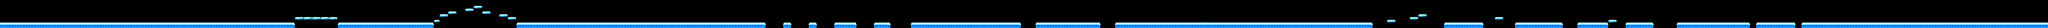

This game map was drawn from its Tiled (.tmx) file and the tilesets committed beside it. A one-line description and the trimmed map source follow:
An orthogonal 722x10 tile map with 64x64 px tiles, 2 tile layers (bg, platform), 3 tilesets and 972 objects.

<map version="1.4" tiledversion="1.4.2" orientation="orthogonal" renderorder="right-down" width="722" height="10" tilewidth="64" tileheight="64" infinite="0" nextlayerid="6" nextobjectid="973">
 <tileset firstgid="1" source="../bg_ice_block.tsx" />
 <tileset firstgid="9" source="../item.tsx" />
 <tileset firstgid="70" source="../bg_ice_bg.tsx" />
 <layer id="1" name="bg" width="722" height="10">
  <data>[7220 cells, 586 non-empty, 7 distinct tile ids]</data>
 </layer>
 <layer id="2" name="platform" width="722" height="10">
  <data>[7220 cells, 794 non-empty, 8 distinct tile ids]</data>
 </layer>
 <objectgroup id="3" name="object_obstacle">
  <object id="1" gid="3" x="954" y="558" width="90" height="111" />
  <object id="2" gid="5" x="2839" y="448" width="138" height="602" />
  <object id="3" gid="6" x="2967" y="384" width="93" height="602" />
  <object id="4" gid="3" x="3824" y="544" width="90" height="111" />
  <object id="5" gid="3" x="3993" y="576" width="90" height="111" />
  <object id="6" gid="4" x="3856" y="544" width="105" height="220" />
  <object id="7" gid="3" x="4025" y="544" width="90" height="111" />
  <object id="8" gid="5" x="4412" y="448" width="138" height="602" />
  <object id="9" gid="5" x="4689" y="354" width="138" height="602" />
  <object id="10" gid="6" x="4801" y="450" width="93" height="602" />
  <object id="11" gid="5" x="4880" y="451" width="138" height="602" />
  <object id="12" gid="5" x="5040" y="240" width="138" height="602" />
  <object id="13" gid="5" x="5232" y="448" width="138" height="602" />
  <object id="14" gid="6" x="5376" y="352" width="93" height="602" />
  <object id="15" gid="6" x="5456" y="272" width="93" height="602" />
  <object id="16" gid="5" x="8016" y="448" width="138" height="602" />
  <object id="17" gid="5" x="8384" y="448" width="138" height="602" />
  <object id="18" gid="6" x="7744" y="240" width="93" height="602" />
  <object id="19" gid="6" x="8512" y="416" width="93" height="602" />
  <object id="20" gid="5" x="8609" y="395" width="138" height="602" />
  <object id="21" gid="3" x="9040" y="560" width="90" height="111" />
  <object id="22" gid="5" x="9392" y="447" width="138" height="602" />
  <object id="23" gid="6" x="9504" y="367" width="93" height="602" />
  <object id="24" gid="5" x="9600" y="196" width="138" height="602" />
  <object id="25" gid="5" x="12097" y="271" width="138" height="602" />
  <object id="26" gid="5" x="12187" y="410" width="138" height="602" />
  <object id="27" gid="3" x="13665" y="558" width="90" height="111" />
  <object id="28" gid="3" x="13937" y="544" width="90" height="111" />
  <object id="29" gid="5" x="21235" y="448" width="138" height="602" />
  <object id="30" gid="6" x="21363" y="368" width="93" height="602" />
  <object id="31" gid="5" x="21427" y="349" width="138" height="602" />
  <object id="32" gid="5" x="21680" y="240" width="138" height="602" />
  <object id="33" gid="5" x="21993" y="400" width="138" height="602" />
  <object id="34" gid="5" x="24032" y="128" width="138" height="602" />
  <object id="35" gid="5" x="24160" y="208" width="138" height="602" />
  <object id="36" gid="5" x="25296" y="382" width="138" height="602" />
  <object id="37" gid="5" x="25408" y="336" width="138" height="602" />
  <object id="38" gid="5" x="25536" y="448" width="138" height="602" />
  <object id="39" gid="6" x="25696" y="352" width="93" height="602" />
  <object id="40" gid="5" x="28896" y="449" width="138" height="602" />
  <object id="41" gid="5" x="28752" y="176" width="138" height="602" rotation="6.37293" />
  <object id="42" gid="5" x="29024" y="352" width="138" height="602" />
  <object id="43" gid="4" x="29728" y="560" width="105" height="220" />
  <object id="44" gid="6" x="29632" y="384" width="93" height="602" />
  <object id="45" gid="4" x="1472" y="544" width="105" height="220" />
  <object id="46" gid="4" x="2163" y="554" width="105" height="220" />
  <object id="47" gid="3" x="2307" y="544" width="90" height="111" />
  <object id="48" gid="3" x="2227" y="571" width="90" height="111" />
  <object id="49" gid="4" x="5976" y="543" width="105" height="220" />
  <object id="50" gid="5" x="7881" y="448" width="138" height="602" />
  <object id="51" gid="5" x="7456" y="279" width="138" height="602" />
  <object id="52" gid="3" x="14367" y="560" width="90" height="111" />
  <object id="53" gid="3" x="14721" y="571" width="90" height="111" />
  <object id="54" gid="3" x="14671" y="560" width="90" height="111" />
  <object id="55" gid="3" x="14815" y="544" width="90" height="111" />
  <object id="56" gid="6" x="19879" y="448" width="93" height="602" />
  <object id="57" gid="5" x="19953" y="275" width="138" height="602" />
  <object id="58" gid="6" x="21913" y="448" width="93" height="602" />
  <object id="59" gid="3" x="22463" y="550" width="90" height="111" />
  <object id="60" gid="5" x="27114" y="203" width="138" height="602" />
  <object id="61" gid="3" x="27486" y="560" width="90" height="111" />
  <object id="62" gid="4" x="26768" y="544" width="105" height="220" />
  <object id="63" gid="5" x="30864" y="210" width="138" height="602" />
  <object id="64" gid="5" x="36928" y="240" width="138" height="602" />
  <object id="65" gid="5" x="37024" y="368" width="138" height="602" />
  <object id="66" gid="6" x="39168" y="240" width="93" height="602" />
  <object id="67" gid="5" x="38048" y="304" width="138" height="602" />
  <object id="68" gid="5" x="38848" y="272" width="138" height="602" />
  <object id="69" gid="6" x="38752" y="448" width="93" height="602" />
  <object id="70" gid="5" x="38592" y="384" width="138" height="602" />
  <object id="71" gid="5" x="38496" y="256" width="138" height="602" />
  <object id="72" gid="3" x="40379" y="528" width="90" height="111" />
  <object id="73" gid="6" x="40994" y="368" width="93" height="602" />
  <object id="74" gid="4" x="40331" y="544" width="105" height="220" />
  <object id="75" gid="5" x="40656" y="160" width="138" height="602" />
  <object id="76" gid="5" x="41090" y="448" width="138" height="602" />
  <object id="77" gid="5" x="40832" y="448" width="138" height="602" />
  <object id="78" gid="3" x="42462" y="576" width="90" height="111" />
  <object id="79" gid="3" x="44376" y="557" width="90" height="111" />
  <object id="80" gid="6" x="44823" y="448" width="93" height="602" />
  <object id="81" gid="5" x="43696" y="435" width="138" height="602" />
  <object id="82" gid="5" x="44692" y="352" width="138" height="602" />
  <object id="83" gid="5" x="44871" y="448" width="138" height="602" />
  <object id="84" gid="5" x="42704" y="416" width="138" height="602" />
  <object id="85" gid="3" x="43372" y="576" width="90" height="111" />
  <object id="86" gid="4" x="44142" y="544" width="105" height="220" />
  <object id="87" gid="4" x="43204" y="549" width="105" height="220" />
  <object id="88" gid="4" x="11808" y="572" width="105" height="220" />
  <object id="89" gid="3" x="11664" y="560" width="90" height="111" />
 </objectgroup>
 <objectgroup id="4" name="object_item">
  <!-- 796 objects omitted --></objectgroup>
 <objectgroup id="5" name="object_monster">
  <!-- 87 objects omitted --></objectgroup>
</map>
<!-- 883 of 972 objects omitted -->
